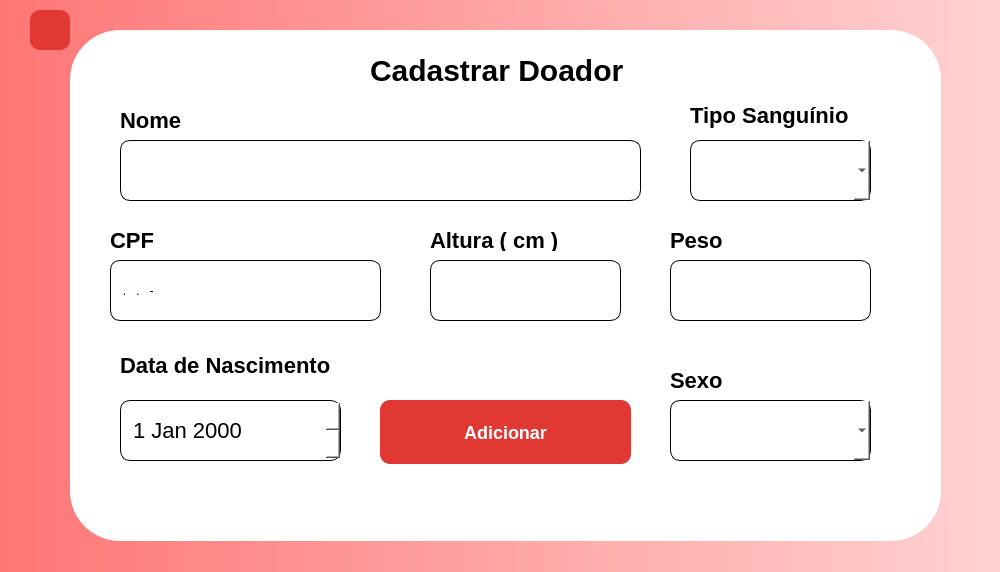
<?xml version="1.0" encoding="UTF-8"?>
<ui version="4.0">
 <class>CadastrarDoador</class>
 <widget class="QMainWindow" name="CadastrarDoador">
  <property name="geometry">
   <rect>
    <x>0</x>
    <y>0</y>
    <width>1000</width>
    <height>572</height>
   </rect>
  </property>
  <property name="windowTitle">
   <string>MainWindow</string>
  </property>
  <property name="autoFillBackground">
   <bool>false</bool>
  </property>
  <property name="styleSheet">
   <string notr="true">QWidget#centralwidget{background-color: qlineargradient(spread:pad, x1:0, y1:0, x2:1, y2:0, stop:0 rgba(255,118,118,1), stop:1 rgba(255,210,210,1));}</string>
  </property>
  <widget class="QWidget" name="centralwidget">
   <widget class="QFrame" name="frCadastroDoador">
    <property name="geometry">
     <rect>
      <x>70</x>
      <y>30</y>
      <width>871</width>
      <height>511</height>
     </rect>
    </property>
    <property name="styleSheet">
     <string notr="true">background: #FFFFFF;
border-radius: 50px;
</string>
    </property>
    <property name="frameShape">
     <enum>QFrame::StyledPanel</enum>
    </property>
    <property name="frameShadow">
     <enum>QFrame::Raised</enum>
    </property>
    <widget class="QLabel" name="txtCadastroDoador">
     <property name="geometry">
      <rect>
       <x>300</x>
       <y>20</y>
       <width>271</width>
       <height>41</height>
      </rect>
     </property>
     <property name="font">
      <font>
       <pointsize>-1</pointsize>
       <bold>true</bold>
      </font>
     </property>
     <property name="styleSheet">
      <string notr="true">font-weight: 700;
font-size: 30px;
line-height: 36px;
color: #000000;

</string>
     </property>
     <property name="text">
      <string>Cadastrar Doador</string>
     </property>
    </widget>
    <widget class="QPushButton" name="buttonAdd">
     <property name="geometry">
      <rect>
       <x>310</x>
       <y>370</y>
       <width>251</width>
       <height>64</height>
      </rect>
     </property>
     <property name="styleSheet">
      <string notr="true">background: #E13833;
border-radius: 10px;
font-weight: 700;
font-size: 18px;
color: #FFFFFF;

</string>
     </property>
     <property name="text">
      <string>Adicionar</string>
     </property>
    </widget>
    <widget class="QLineEdit" name="inputNome">
     <property name="geometry">
      <rect>
       <x>50</x>
       <y>110</y>
       <width>521</width>
       <height>61</height>
      </rect>
     </property>
     <property name="styleSheet">
      <string notr="true">
background: #FFFFFF;
border: 0.5px solid #000000;
border-radius: 10px;
</string>
     </property>
    </widget>
    <widget class="QLabel" name="txtNome">
     <property name="geometry">
      <rect>
       <x>50</x>
       <y>80</y>
       <width>81</width>
       <height>21</height>
      </rect>
     </property>
     <property name="styleSheet">
      <string notr="true">font-weight: 700;
font-size: 22px;
line-height: 19px;
color: #000000;
</string>
     </property>
     <property name="text">
      <string>Nome</string>
     </property>
    </widget>
    <widget class="QLabel" name="txtTipoSangue">
     <property name="geometry">
      <rect>
       <x>620</x>
       <y>70</y>
       <width>161</width>
       <height>31</height>
      </rect>
     </property>
     <property name="styleSheet">
      <string notr="true">font-weight: 700;
font-size: 22px;
line-height: 19px;
color: #000000;

</string>
     </property>
     <property name="text">
      <string>Tipo Sanguínio</string>
     </property>
    </widget>
    <widget class="QComboBox" name="comboTipoSangue">
     <property name="geometry">
      <rect>
       <x>620</x>
       <y>110</y>
       <width>181</width>
       <height>61</height>
      </rect>
     </property>
     <property name="statusTip">
      <string/>
     </property>
     <property name="styleSheet">
      <string notr="true">border: 1px solid black;
color: black;
border-radius: 10px;</string>
     </property>
    </widget>
    <widget class="QLineEdit" name="inputCPF">
     <property name="geometry">
      <rect>
       <x>40</x>
       <y>230</y>
       <width>271</width>
       <height>61</height>
      </rect>
     </property>
     <property name="styleSheet">
      <string notr="true">
background: #FFFFFF;
border: 0.5px solid #000000;
border-radius: 10px;
</string>
     </property>
     <property name="inputMask">
      <string>000.000.000-00</string>
     </property>
     <property name="placeholderText">
      <string>000.000.000-00</string>
     </property>
    </widget>
    <widget class="QLabel" name="txtCPF">
     <property name="geometry">
      <rect>
       <x>40</x>
       <y>200</y>
       <width>51</width>
       <height>21</height>
      </rect>
     </property>
     <property name="styleSheet">
      <string notr="true">font-weight: 700;
font-size: 22px;
line-height: 19px;
color: #000000;
</string>
     </property>
     <property name="text">
      <string>CPF</string>
     </property>
    </widget>
    <widget class="QLabel" name="txtDataNascimento">
     <property name="geometry">
      <rect>
       <x>50</x>
       <y>320</y>
       <width>221</width>
       <height>31</height>
      </rect>
     </property>
     <property name="styleSheet">
      <string notr="true">font-weight: 700;
font-size: 22px;
line-height: 19px;
color: #000000;

</string>
     </property>
     <property name="text">
      <string>Data de Nascimento</string>
     </property>
    </widget>
    <widget class="QLineEdit" name="inputPeso">
     <property name="geometry">
      <rect>
       <x>360</x>
       <y>230</y>
       <width>191</width>
       <height>61</height>
      </rect>
     </property>
     <property name="styleSheet">
      <string notr="true">
background: #FFFFFF;
border: 0.5px solid #000000;
border-radius: 10px;
</string>
     </property>
     <property name="inputMask">
      <string>0</string>
     </property>
    </widget>
    <widget class="QLineEdit" name="inputAltura">
     <property name="geometry">
      <rect>
       <x>600</x>
       <y>230</y>
       <width>201</width>
       <height>61</height>
      </rect>
     </property>
     <property name="styleSheet">
      <string notr="true">
background: #FFFFFF;
border: 0.5px solid #000000;
border-radius: 10px;
</string>
     </property>
    </widget>
    <widget class="QLabel" name="txtAltura">
     <property name="geometry">
      <rect>
       <x>360</x>
       <y>200</y>
       <width>141</width>
       <height>21</height>
      </rect>
     </property>
     <property name="styleSheet">
      <string notr="true">font-weight: 700;
font-size: 22px;
line-height: 19px;
color: #000000;
</string>
     </property>
     <property name="text">
      <string>Altura ( cm )</string>
     </property>
    </widget>
    <widget class="QLabel" name="txtPeso">
     <property name="geometry">
      <rect>
       <x>600</x>
       <y>200</y>
       <width>61</width>
       <height>21</height>
      </rect>
     </property>
     <property name="styleSheet">
      <string notr="true">font-weight: 700;
font-size: 22px;
line-height: 19px;
color: #000000;
</string>
     </property>
     <property name="text">
      <string>Peso</string>
     </property>
    </widget>
    <widget class="QDateEdit" name="dateNascimento">
     <property name="geometry">
      <rect>
       <x>50</x>
       <y>370</y>
       <width>221</width>
       <height>61</height>
      </rect>
     </property>
     <property name="styleSheet">
      <string notr="true">border: 1px solid black;
color: black;
font-size: 22px;
padding-left: 10px;
border-radius: 10px;</string>
     </property>
    </widget>
    <widget class="QLabel" name="txtSexo">
     <property name="geometry">
      <rect>
       <x>600</x>
       <y>340</y>
       <width>61</width>
       <height>21</height>
      </rect>
     </property>
     <property name="styleSheet">
      <string notr="true">font-weight: 700;
font-size: 22px;
line-height: 19px;
color: #000000;
</string>
     </property>
     <property name="text">
      <string>Sexo</string>
     </property>
    </widget>
    <widget class="QComboBox" name="comboSexo">
     <property name="geometry">
      <rect>
       <x>600</x>
       <y>370</y>
       <width>201</width>
       <height>61</height>
      </rect>
     </property>
     <property name="statusTip">
      <string/>
     </property>
     <property name="styleSheet">
      <string notr="true">border: 1px solid black;
color: black;
border-radius: 10px;</string>
     </property>
    </widget>
   </widget>
   <widget class="QPushButton" name="buttonReturn">
    <property name="geometry">
     <rect>
      <x>30</x>
      <y>10</y>
      <width>40</width>
      <height>40</height>
     </rect>
    </property>
    <property name="sizePolicy">
     <sizepolicy hsizetype="Minimum" vsizetype="Fixed">
      <horstretch>40</horstretch>
      <verstretch>40</verstretch>
     </sizepolicy>
    </property>
    <property name="minimumSize">
     <size>
      <width>40</width>
      <height>40</height>
     </size>
    </property>
    <property name="maximumSize">
     <size>
      <width>40</width>
      <height>40</height>
     </size>
    </property>
    <property name="styleSheet">
     <string notr="true">QPushButton{

background: #E13833;
border-radius: 10px;
color:#ffffff;
}
QPushButton:hover{
background: #992C29;
border-radius: 10px;
color:#ffffff;
}

</string>
    </property>
    <property name="text">
     <string/>
    </property>
    <property name="icon">
     <iconset resource="../../../../resouces.qrc">
      <normaloff>:/assets/icons/return.png</normaloff>:/assets/icons/return.png</iconset>
    </property>
   </widget>
  </widget>
  <widget class="QMenuBar" name="menubar">
   <property name="geometry">
    <rect>
     <x>0</x>
     <y>0</y>
     <width>0</width>
     <height>0</height>
    </rect>
   </property>
   <property name="maximumSize">
    <size>
     <width>0</width>
     <height>0</height>
    </size>
   </property>
  </widget>
  <widget class="QStatusBar" name="statusbar">
   <property name="maximumSize">
    <size>
     <width>0</width>
     <height>0</height>
    </size>
   </property>
  </widget>
 </widget>
 <resources>
  <include location="../../../../resouces.qrc"/>
 </resources>
 <connections/>
</ui>
